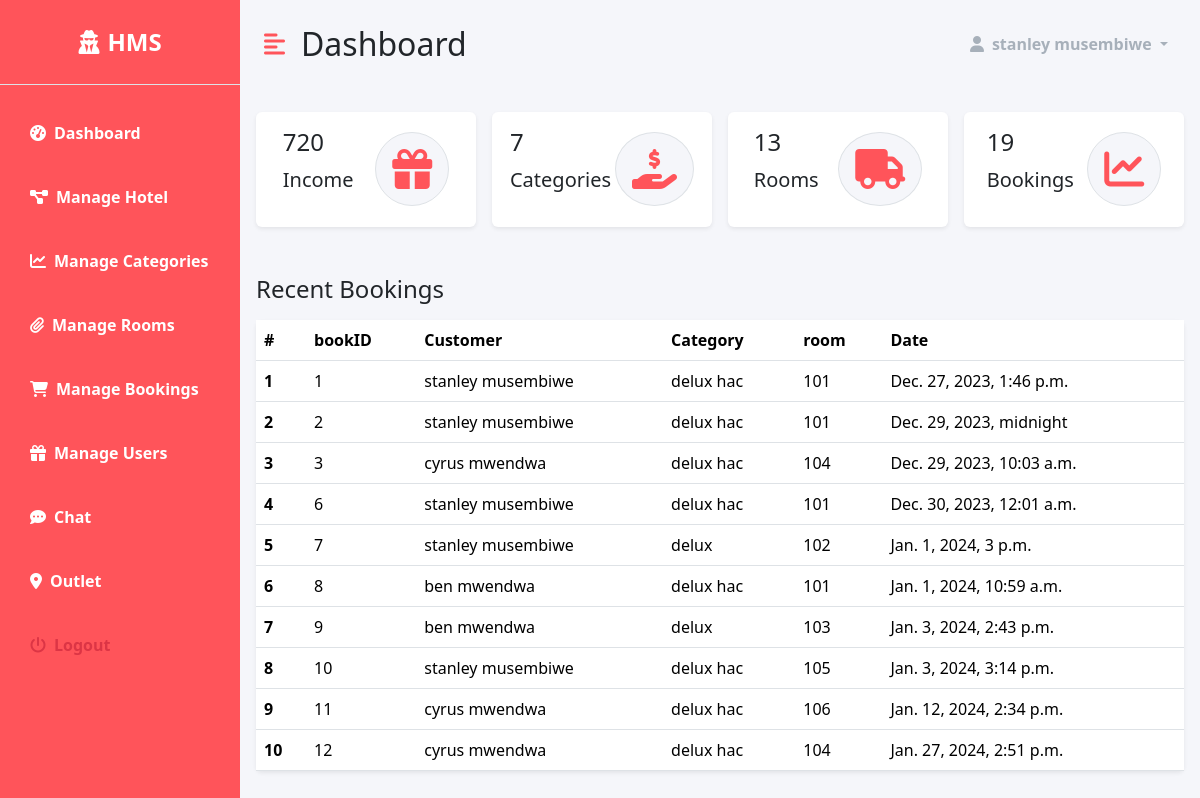
Page /dashboard/ (signed in) on the committed database.
### accounts/models.py (models this page shows, shortened)
class CustomUser(AbstractUser):
    email = models.EmailField(unique=True)
    gender = models.CharField(max_length=1, blank=True, null=True)
    address = models.CharField(max_length=255, blank=True, null=True)
    image = models.ImageField(upload_to="user_images", blank=True, null=True)
    username = None
    objects = CustomUserManager()
    USERNAME_FIELD = 'email'
    REQUIRED_FIELDS = []

### hotel/models.py (models this page shows, shortened)
class Booking(models.Model):
    room = models.ForeignKey('Room' , on_delete=models.CASCADE)
    user = models.ForeignKey('accounts.CustomUser' , on_delete=models.CASCADE)
    persons = models.IntegerField()
    check_in = models.DateTimeField()
    check_out = models.DateTimeField()
    STATUS_CHOICES = (
        ('active' , 'active') ,
        ('cancelled' , 'cancelled') ,
        ('checked out' , 'checked out')
    )
    status = models.CharField(max_length=255 , choices=STATUS_CHOICES , default='active')
    added_on = models.DateTimeField(auto_now_add=True)
    updated_on = models.DateTimeField(auto_now=True)

class Room(models.Model):
    name  = models.CharField(max_length=255 , unique=True)
    category = models.ForeignKey('RoomCategory' , on_delete=models.CASCADE)
    STATUS_CHOICES = (
        ('available' , 'available' ) ,
        ('booked' , 'booked'),
        ('not available' , 'not available')
    )
    status = models.CharField(max_length=255 , choices=STATUS_CHOICES)
    added_on = models.DateTimeField(auto_now_add=True)
    updated_on = models.DateTimeField(auto_now=True)
    def __str__(self):
        return self.name

class RoomCategory(models.Model):
    name = models.CharField(max_length=255)
    description = models.TextField()
    capacity = models.IntegerField()
    beds = models.IntegerField()
    rooms = models.IntegerField()
    cost = models.DecimalField(max_digits=10, decimal_places=2)
    added_on = models.DateTimeField(auto_now_add=True)
    image = models.ImageField(upload_to="room_category_images")
    def __str__(self):
        return self.name

### dashboard/views.py (the view)
# urls.py: path('' , views.index , name='dashboard-index'),
@login_required(login_url='accounts:login')
@staff_member_required(login_url='accounts:login')
def index(request):
    number_of_rooms = Room.objects.count()
    number_of_categories = RoomCategory.objects.count()
    number_of_customers = CustomUser.objects.filter(is_staff=False).count()
    number_of_staff = CustomUser.objects.filter(is_staff=True).count()
    number_of_bookings = Booking.objects.count()
    number_of_bookings_today = Booking.objects.filter(check_in=timezone.now()).count()
    number_of_bookings_this_month = Booking.objects.filter(check_in__month=timezone.now().month).count()
    number_of_bookings_this_year = Booking.objects.filter(check_in__year=timezone.now().year).count()
    bookings = Booking.objects.all()[0:10]
    context = {
        'num_of_rooms': number_of_rooms,
        'num_of_categories': number_of_categories,
        'num_of_customers': number_of_customers,
        'num_of_staff': number_of_staff,
        'num_of_bookings': number_of_bookings,
        'number_of_bookings_today': number_of_bookings_today,
        'number_of_bookings_this_month': number_of_bookings_this_month,
        'number_of_bookings_this_year': number_of_bookings_this_year,
        'bookings': bookings,
    }
    return render(request, 'dashboard/home.html' ,  context)

### templates/dashboard/home.html (shortened to what this page needs)
 {% extends 'dashboard/base.html' %}
{% load static %}
{% block content %}
                <div class="row g-3 my-2">
                    <div class="col-md-3">
                        <div class="p-3 bg-white shadow-sm d-flex justify-content-around align-items-center rounded">
                            <div>
                                <h3 class="fs-4">720</h3>
                                <p class="fs-5">Income</p>
                            </div>
                            <i class="fas fa-gift fs-1 primary-text border rounded-full secondary-bg p-3"></i>
                        </div>
                    </div>
                    <div class="col-md-3">
                        <div class="p-3 bg-white shadow-sm d-flex justify-content-around align-items-center rounded">
                            <div>
                                <h3 class="fs-4">{{ num_of_categories }}</h3>
                                <p class="fs-5">Categories</p>
                            </div>
                            <i
                                class="fas fa-hand-holding-usd fs-1 primary-text border rounded-full secondary-bg p-3"></i>
                        </div>
                    </div>
                    <div class="col-md-3">
                        <div class="p-3 bg-white shadow-sm d-flex justify-content-around align-items-center rounded">
                            <div>
                                <h3 class="fs-4">{{  num_of_rooms }}</h3>
                                <p class="fs-5">Rooms</p>
                            </div>
                            <i class="fas fa-truck fs-1 primary-text border rounded-full secondary-bg p-3"></i>
                        </div>
                    </div>
                    <div class="col-md-3">
                        <div class="p-3 bg-white shadow-sm d-flex justify-content-around align-items-center rounded">
                            <div>
                                <h3 class="fs-4">{{ num_of_bookings }}</h3>
                                <p class="fs-5">Bookings</p>
                            </div>
                            <i class="fas fa-chart-line fs-1 primary-text border rounded-full secondary-bg p-3"></i>
                        </div>
                    </div>
                </div>
                <div class="row my-5">
                    <h3 class="fs-4 mb-3">Recent Bookings</h3>
                    <div class="col">
                        <table class="table bg-white rounded shadow-sm  table-hover">
                            <thead>
                                <tr>
                                    <th scope="col" width="50">#</th>
                                    <th scope="col">bookID</th>
                                    <th scope="col">Customer</th>
                                    <th scope="col">Category</th>
                                    <th scope="col">room</th>
                                    <th scope="col">Date</th>
                                </tr>
                            </thead>
                            <tbody>
                                {% for booking in bookings %}
                                <tr>
                                    <th scope="row">{{ forloop.counter }}</th>
                                    <td>{{ booking.id }}</td>
                                    <td>{{ booking.user.get_full_name }}</td>
                                    <td>{{ booking.room.category }}</td>
                                    <td>{{ booking.room }}</td>
                                    <td>{{ booking.check_in}}</td>
                                </tr>
                                {% endfor %}
                        </tbody>
                        </table>
                    </div>
                </div>
{% endblock %}

### templates/dashboard/base.html (shortened to what this page needs)
{% load  static %}
<!DOCTYPE html>
<html lang="en">
<head>
      <link href="https://cdn.jsdelivr.net/npm/bootstrap@5.3.2/dist/css/bootstrap.min.css"
            rel="stylesheet"
>
    <link rel="stylesheet" href="https://cdnjs.cloudflare.com/ajax/libs/font-awesome/6.5.1/css/all.min.css"
 />
    <link rel="stylesheet" type="text/css" href="https://cdn.datatables.net/1.11.5/css/jquery.dataTables.css">
    <link rel="stylesheet" href="{%  static 'dashboard/style.css' %}">
</head>
<body>
      <div class="d-flex" id="wrapper">
        <div class="primary-bg" id="sidebar-wrapper">
            <div class="sidebar-heading text-center py-4  text-white fs-4 fw-bold text-uppercase border-bottom"><i
                    class="fas fa-user-secret me-2"></i>HMS</div>
            <div class="list-group list-group-flush my-3">
                <a href="{% url 'dashboard:dashboard-index' %}" class="list-group-item list-group-item-action bg-transparent text-white active"><i
                        class="fas fa-tachometer-alt me-2"></i>Dashboard</a>
                <a href="{% url 'dashboard:manage-hotel' %}" class="list-group-item list-group-item-action bg-transparent text-white fw-bold"><i
                        class="fas fa-project-diagram me-2"></i>Manage Hotel</a>
                <a href="{% url 'dashboard:manage-categories' %}" class="list-group-item list-group-item-action bg-transparent text-white fw-bold"><i
                        class="fas fa-chart-line me-2"></i>Manage Categories</a>
                <a href="{% url 'dashboard:manage-rooms' %}" class="list-group-item list-group-item-action bg-transparent text-white fw-bold"><i
                        class="fas fa-paperclip me-2"></i>Manage Rooms</a>
                <a href="{% url 'dashboard:manage-bookings' %}" class="list-group-item list-group-item-action bg-transparent text-white fw-bold"><i
                        class="fas fa-shopping-cart me-2"></i>Manage Bookings</a>
                <a href="{% url 'dashboard:manage-users' %}" class="list-group-item list-group-item-action bg-transparent text-white fw-bold"><i
                        class="fas fa-gift me-2"></i>Manage Users</a>
                <a href="#" class="list-group-item list-group-item-action bg-transparent text-white fw-bold"><i
                        class="fas fa-comment-dots me-2"></i>Chat</a>
                <a href="#" class="list-group-item list-group-item-action bg-transparent text-white fw-bold"><i
                        class="fas fa-map-marker-alt me-2"></i>Outlet</a>
                <a href="#" class="list-group-item list-group-item-action bg-transparent text-danger fw-bold"><i
                        class="fas fa-power-off me-2"></i>Logout</a>
            </div>
        </div>
        <div id="page-content-wrapper">
            <nav class="navbar navbar-expand-lg navbar-light bg-transparent py-4 px-4">
                <div class="d-flex align-items-center">
                    <i class="fas fa-align-left primary-text fs-4 me-3" id="menu-toggle"></i>
                    <h2 class="fs-2 m-0">Dashboard</h2>
                </div>
                <div class="collapse navbar-collapse" id="navbarSupportedContent">
                    <ul class="navbar-nav ms-auto mb-2 mb-lg-0">
                        <li class="nav-item dropdown">
                            <a class="nav-link dropdown-toggle second-text fw-bold" href="#" id="navbarDropdown"
                                role="button" data-bs-toggle="dropdown" aria-expanded="false">
                                <i class="fas fa-user me-2"></i>{{user.get_full_name}}
                            </a>
                        </li>
                    </ul>
                </div>
            </nav>
            <div class="container-fluid px-3">
                {% block content %}
                 {% endblock content %}
            </div>
        </div>
    </div>
</body>
</html>

### static/dashboard/style.css (style rules this page uses)
:root { --main-bg-color: #ff545a; --main-text-color: #ff545a; --second-text-color : #a7b0ba; --second-bg-color : #f5f6fa; }
.primary-text { color: var(--main-text-color); }
.second-text { color: var(--second-text-color); }
.primary-bg { background-color: var(--main-bg-color); }
.secondary-bg { background-color: var(--second-bg-color); }
.rounded-full { border-radius: 100%; }
#wrapper { overflow-x: hidden; background-color:var(--second-bg-color); }
#sidebar-wrapper { min-height: 100vh; margin-left: -15rem; -webkit-transition: margin 0.25s ease-out; -moz-transition: margin 0.25s ease-out; -o-transition: margin 0.25s ease-out; transition: margin 0.25s ease-out; }
#sidebar-wrapper .sidebar-heading { padding: 0.875rem 1.25rem; font-size: 1.2rem; }
#sidebar-wrapper .list-group { width: 15rem; }
#page-content-wrapper { min-width: 100vw; }
#menu-toggle { cursor: pointer; }
.list-group-item { border: none; padding: 20px 30px; color: white; font-weight: bold; }
.list-group-item.active { background-color: transparent; font-weight: bold; border: none; }
@media (min-width: 768px) { #sidebar-wrapper { margin-left: 0; } }
@media (min-width: 768px) { #page-content-wrapper { min-width: 0; width: 100%; } }

### rows in the picture
CustomUser: get_full_name "stanley musembiwe"
Booking: id "1", user.get_full_name "stanley musembiwe", room.category "delux hac", room "101", check_in "Dec. 27, 2023, 1:46 p.m."
Booking: id "2", user.get_full_name "stanley musembiwe", room.category "delux hac", room "101", check_in "Dec. 29, 2023, midnight"
Booking: id "3", user.get_full_name "cyrus mwendwa", room.category "delux hac", room "104", check_in "Dec. 29, 2023, 10:03 a.m."
Booking: id "6", user.get_full_name "stanley musembiwe", room.category "delux hac", room "101", check_in "Dec. 30, 2023, 12:01 a.m."
Booking: id "7", user.get_full_name "stanley musembiwe", room.category "delux", room "102", check_in "Jan. 1, 2024, 3 p.m."
Booking: id "8", user.get_full_name "ben mwendwa", room.category "delux hac", room "101", check_in "Jan. 1, 2024, 10:59 a.m."
Booking: id "9", user.get_full_name "ben mwendwa", room.category "delux", room "103", check_in "Jan. 3, 2024, 2:43 p.m."
Booking: id "10", user.get_full_name "stanley musembiwe", room.category "delux hac", room "105", check_in "Jan. 3, 2024, 3:14 p.m."
Booking: id "11", user.get_full_name "cyrus mwendwa", room.category "delux hac", room "106", check_in "Jan. 12, 2024, 2:34 p.m."
Booking: id "12", user.get_full_name "cyrus mwendwa", room.category "delux hac", room "104", check_in "Jan. 27, 2024, 2:51 p.m."

### other values in the picture
{{ num_of_categories }} "7"
{{ num_of_rooms }} "13"
{{ num_of_bookings }} "19"
